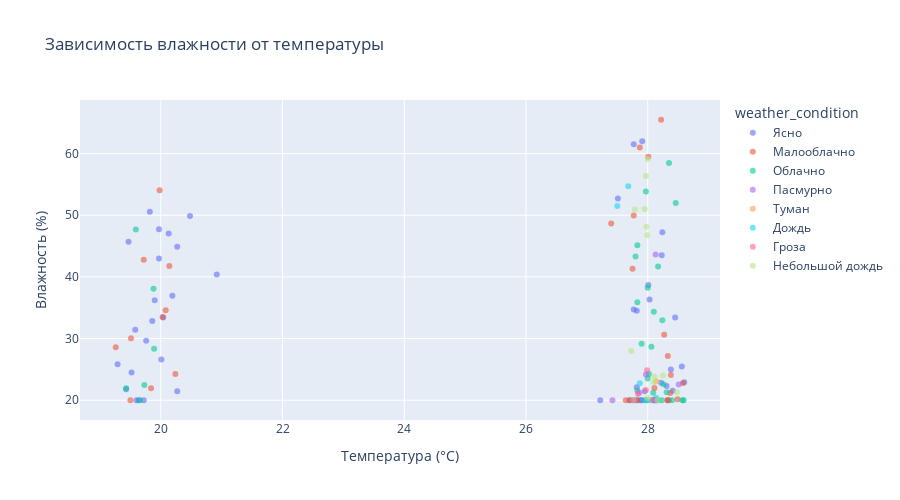

The notebook cell saved with this chart:
### Code cell
# Scatter plot: Температура vs Влажность
fig = px.scatter(df, x='temperature', y='humidity', color='weather_condition',
                 title='Зависимость влажности от температуры',
                 labels={'temperature': 'Температура (°C)', 'humidity': 'Влажность (%)'},
                 opacity=0.6)
fig.update_layout(height=500)
fig.show()

### Figure 1 — Plotly figure (JSON) as saved in the notebook; plotly's stock layout.template omitted (floating-point values rounded to 4 significant figures)
{"data": [{"hovertemplate": "weather_condition=Ясно<br>Температура (°C)=%{x}<br>Влажность (%)=%{y}<extra></extra>", "legendgroup": "Ясно", "marker": {"color": "#636efa", "opacity": 0.6, "symbol": "circle"}, "mode": "markers", "name": "Ясно", "orientation": "v", "showlegend": true, "type": "scatter", "x": [19.43, 19.72, 19.6, 20.27, 19.64, 19.52, 20.01, 19.29, 19.76, 19.86, 19.58, 20.04, 20.92, 19.9, 19.97, 20.19, 20.13, 19.47, 19.97, 20.27, 20.48, 19.82, 28.22, 28.33, 28.13, 27.82, 27.83, 28.38, 27.22, 28.41, 28.09, 27.9, 28.11, 27.7, 27.89, 27.95, 28.6, 28.31, 28.56, 28.45, 27.82, 27.77, 28.03, 28.01, 28.23, 28.24, 27.51, 27.77, 27.91], "xaxis": "x", "y": [21.77, 20.0, 20.0, 21.44, 20.0, 24.49, 26.62, 25.82, 29.63, 32.85, 31.42, 33.4, 40.37, 36.22, 43.0, 36.94, 47.03, 45.7, 47.72, 44.87, 49.87, 50.56, 22.84, 20.0, 20.0, 22.1, 20.0, 24.99, 20.0, 21.55, 20.0, 20.0, 20.0, 20.0, 20.0, 21.44, 22.91, 22.31, 25.47, 33.41, 34.52, 34.73, 36.34, 38.7, 43.51, 47.23, 52.72, 61.49, 62.01], "yaxis": "y"}, {"hovertemplate": "weather_condition=Малооблачно<br>Температура (°C)=%{x}<br>Влажность (%)=%{y}<extra></extra>", "legendgroup": "Малооблачно", "marker": {"color": "#EF553B", "opacity": 0.6, "symbol": "circle"}, "mode": "markers", "name": "Малооблачно", "orientation": "v", "showlegend": true, "type": "scatter", "x": [19.5, 19.84, 20.24, 19.26, 19.51, 20.03, 20.08, 20.14, 19.72, 19.98, 27.71, 27.99, 27.64, 28.37, 28.11, 27.83, 28.38, 28.49, 28.58, 28.35, 28.32, 28.33, 28.27, 27.75, 27.4, 27.77, 27.87, 28.01, 28.22], "xaxis": "x", "y": [20.0, 21.93, 24.26, 28.59, 30.06, 33.48, 34.61, 41.77, 42.79, 54.06, 20.0, 20.0, 20.0, 21.18, 21.98, 20.0, 24.08, 20.18, 22.79, 20.0, 20.0, 27.17, 30.6, 41.32, 48.64, 49.94, 60.98, 59.5, 65.48], "yaxis": "y"}, {"hovertemplate": "weather_condition=Облачно<br>Температура (°C)=%{x}<br>Влажность (%)=%{y}<extra></extra>", "legendgroup": "Облачно", "marker": {"color": "#00cc96", "opacity": 0.6, "symbol": "circle"}, "mode": "markers", "name": "Облачно", "orientation": "v", "showlegend": true, "type": "scatter", "x": [19.66, 19.73, 19.43, 19.89, 19.88, 19.59, 27.77, 28.0, 28.17, 27.95, 28.23, 28.4, 28.57, 28.02, 28.26, 28.31, 27.83, 28.59, 28.09, 28.06, 28.24, 27.9, 27.83, 28.1, 28.0, 28.17, 27.8, 27.83, 27.97, 28.46, 28.35], "xaxis": "x", "y": [20.0, 22.48, 21.94, 28.33, 38.08, 47.68, 20.0, 23.52, 20.0, 20.0, 20.0, 20.0, 20.0, 24.26, 22.59, 21.29, 21.53, 20.0, 21.2, 28.66, 32.96, 29.15, 35.9, 34.36, 38.25, 41.68, 43.29, 45.12, 53.85, 52.0, 58.46], "yaxis": "y"}, {"hovertemplate": "weather_condition=Пасмурно<br>Температура (°C)=%{x}<br>Влажность (%)=%{y}<extra></extra>", "legendgroup": "Пасмурно", "marker": {"color": "#ab63fa", "opacity": 0.6, "symbol": "circle"}, "mode": "markers", "name": "Пасмурно", "orientation": "v", "showlegend": true, "type": "scatter", "x": [27.42, 27.77, 28.14, 27.97, 27.86, 28.51, 28.13], "xaxis": "x", "y": [20.0, 20.0, 20.0, 24.18, 21.23, 22.54, 43.65], "yaxis": "y"}, {"hovertemplate": "weather_condition=Туман<br>Температура (°C)=%{x}<br>Влажность (%)=%{y}<extra></extra>", "legendgroup": "Туман", "marker": {"color": "#FFA15A", "opacity": 0.6, "symbol": "circle"}, "mode": "markers", "name": "Туман", "orientation": "v", "showlegend": true, "type": "scatter", "x": [27.77, 28.14], "xaxis": "x", "y": [20.0, 23.1], "yaxis": "y"}, {"hovertemplate": "weather_condition=Дождь<br>Температура (°C)=%{x}<br>Влажность (%)=%{y}<extra></extra>", "legendgroup": "Дождь", "marker": {"color": "#19d3f3", "opacity": 0.6, "symbol": "circle"}, "mode": "markers", "name": "Дождь", "orientation": "v", "showlegend": true, "type": "scatter", "x": [28.14, 27.97, 28.05, 27.87, 27.5, 27.68], "xaxis": "x", "y": [20.39, 20.0, 20.0, 22.74, 51.48, 54.71], "yaxis": "y"}, {"hovertemplate": "weather_condition=Гроза<br>Температура (°C)=%{x}<br>Влажность (%)=%{y}<extra></extra>", "legendgroup": "Гроза", "marker": {"color": "#FF6692", "opacity": 0.6, "symbol": "circle"}, "mode": "markers", "name": "Гроза", "orientation": "v", "showlegend": true, "type": "scatter", "x": [27.97, 28.09, 27.84, 27.99], "xaxis": "x", "y": [21.68, 20.1, 21.0, 24.85], "yaxis": "y"}, {"hovertemplate": "weather_condition=Небольшой дождь<br>Температура (°C)=%{x}<br>Влажность (%)=%{y}<extra></extra>", "legendgroup": "Небольшой дождь", "marker": {"color": "#B6E880", "opacity": 0.6, "symbol": "circle"}, "mode": "markers", "name": "Небольшой дождь", "orientation": "v", "showlegend": true, "type": "scatter", "x": [28.11, 28.48, 28.16, 28.1, 28.0, 28.25, 27.73, 27.98, 27.99, 27.95, 27.79, 27.97, 28.0], "xaxis": "x", "y": [23.81, 21.29, 20.0, 22.92, 20.37, 24.03, 27.97, 48.15, 46.77, 50.99, 50.92, 56.36, 59.13], "yaxis": "y"}], "layout": {"height": 500, "legend": {"title": {"text": "weather_condition"}, "tracegroupgap": 0}, "title": {"text": "Зависимость влажности от температуры"}, "xaxis": {"anchor": "y", "domain": [0, 1], "title": {"text": "Температура (°C)"}}, "yaxis": {"anchor": "x", "domain": [0, 1], "title": {"text": "Влажность (%)"}}}}
